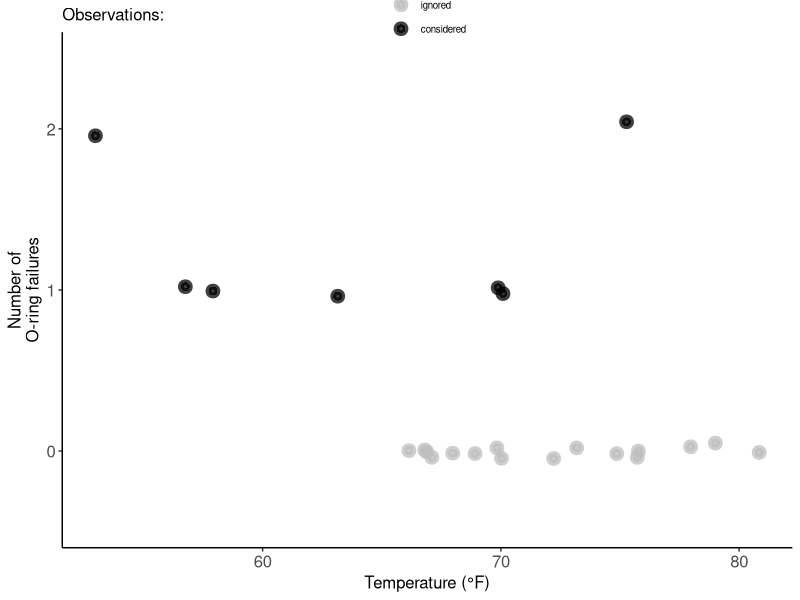

Recreate this plot in R.
## ---- chunk 1
library(ggplot2) # for plotting
library(knitr) # for tabulation
## ---- chunk 2
# Import data
df = read.table("challenger.csv", header=T, sep=",")
# Present data
kable(df,
      caption = "Table 1: Previous flight number, temperature, pressure, number of failed O-rings, and number of total O-rings")
## ---- chunk 3


# O-ring vs Temperature
ggplot(df, aes(x=Temp, y=as.factor(O.ring), colour=O.ring>0)) +
  geom_jitter(size = 1, alpha = 0.75, stroke=3, height=.05, width=.3) +
  scale_color_manual(labels = c("ignored","considered"),
                                values = rev(c("black","grey"))) +
  scale_x_continuous(name = "Temperature (°F)")+
  scale_y_discrete(name = "Number of\nO-ring failures") +
  #geom_rug(alpha=2/4, size=1, position="jitter") +
  theme_classic() +
  theme(text = element_text(size = 12)) +
  labs(title=expression(color="Observations:"))+
  theme(legend.position = c(0.5, 1.05), legend.title=element_text(size=9), legend.text=element_text(size=7)) +  
  theme(plot.title = element_text(hjust=0)) + 
  theme(
  axis.title.x = element_text(size = 12),
  axis.text.x = element_text(size = 12),
  axis.title.y = element_text(size = 12),
  axis.text.y = element_text(size = 12),
  plot.title = element_text(size = 12)) 
